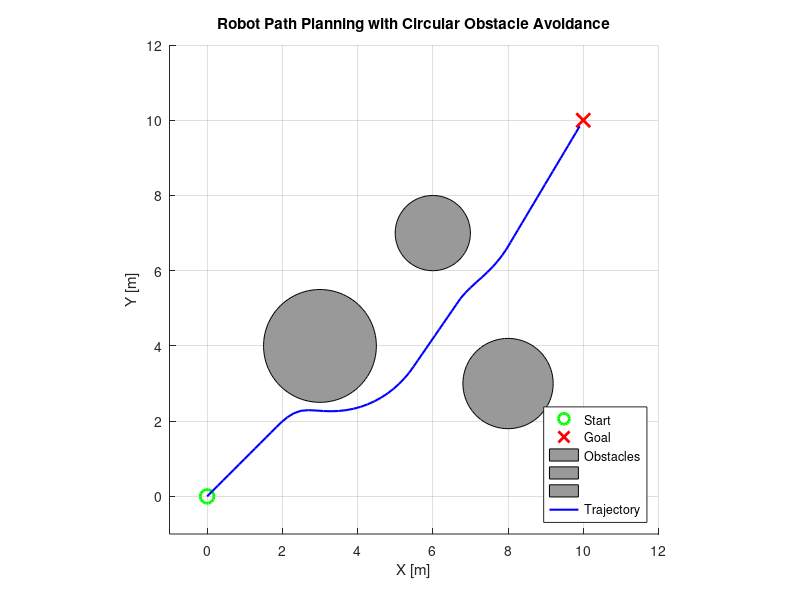

Here is the MATLAB script that generated this plot:
% Trajectory Planning with Obstacle Avoidance
% A simple script to visualize a robot navigating from start to goal
% while avoiding circular obstacles using basic repulsive potential fields.

% Environment Setup
start = [0, 0];
goal = [10, 10];

% Define circular obstacles: [x_center, y_center, radius]
obstacles = [3, 4, 1.5;
             6, 7, 1;
             8, 3, 1.2];

% Plot setup
figure;
axis equal;
xlim([-1 12]);
ylim([-1 12]);
hold on;
grid on;

% Plot start and goal
plot(start(1), start(2), 'go', 'MarkerSize', 10, 'LineWidth', 2);  % green start
plot(goal(1), goal(2), 'rx', 'MarkerSize', 10, 'LineWidth', 2);    % red goal

% Plot obstacles
theta = linspace(0, 2*pi, 100);
for i = 1:size(obstacles,1)
    xc = obstacles(i,1); yc = obstacles(i,2); r = obstacles(i,3);
    fill(xc + r*cos(theta), yc + r*sin(theta), [0.6 0.6 0.6]); % gray circles
end

% Initialize robot position
pos = start;
trajectory = pos;

% Simulation parameters
step_size = 0.2;
tolerance = 0.3;
max_iters = 1000;

for k = 1:max_iters
    % Attractive force toward goal
    to_goal = goal - pos;
    dist_to_goal = norm(to_goal);
    if dist_to_goal < tolerance
        break;
    end
    force = to_goal / dist_to_goal; % normalized

    % Repulsive force from obstacles
    for i = 1:size(obstacles,1)
        obs = obstacles(i,1:2);
        r = obstacles(i,3);
        to_obs = pos - obs;
        dist = norm(to_obs);
        safe_dist = r + 1.0;  % buffer zone
        if dist < safe_dist
            repulse = (safe_dist - dist) * to_obs / dist;
            force = force + repulse;
        end
    end

    % Normalize total force
    force = force / norm(force);

    % Take step
    pos = pos + step_size * force;
    trajectory = [trajectory; pos];
end

% Final trajectory plot
plot(trajectory(:,1), trajectory(:,2), 'b-', 'LineWidth', 1.5);
legend('Start', 'Goal', 'Obstacles','','','Trajectory','Location','southeast');
xlabel('X [m]')
ylabel('Y [m]')
title('Robot Path Planning with Circular Obstacle Avoidance');
